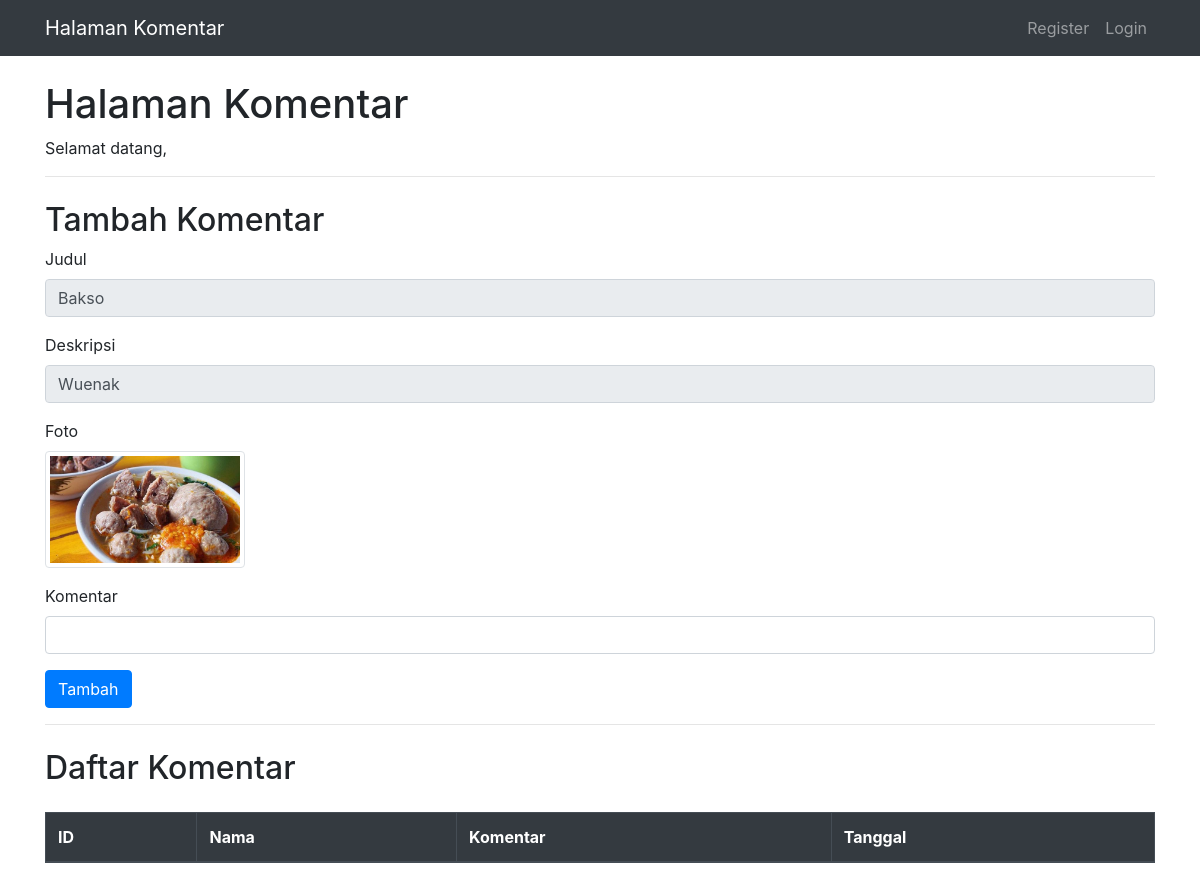
The app's page /gallery-master/komentar.php?fotoid=8 with its own data.
### tables this page shows
CREATE TABLE `foto` (
  `fotoid` int(11) NOT NULL,
  `judulfoto` varchar(255) NOT NULL,
  `deskripsifoto` text NOT NULL,
  `tanggalunggah` date NOT NULL,
  `lokasifile` varchar(255) NOT NULL,
  `albumid` int(11) NOT NULL,
  `userid` int(11) NOT NULL
);

### gallery-master/komentar.php (the view, shortened to what this page needs)
<!DOCTYPE html>
<html lang="en">
<head>
    <link href="https://stackpath.bootstrapcdn.com/bootstrap/4.5.2/css/bootstrap.min.css" rel="stylesheet">
</head>
<body>
    <nav class="navbar navbar-expand-lg navbar-dark bg-dark navbar-custom">
        <div class="container">
            <a class="navbar-brand" href="#">Halaman Komentar</a>
            <div class="collapse navbar-collapse" id="navbarSupportedContent">
                <ul class="navbar-nav ml-auto">
                    <?php
                        if(!isset($_SESSION['userid'])){
                    ?>
                            <li class="nav-item"><a class="nav-link" href="register.php">Register</a></li>
                            <li class="nav-item"><a class="nav-link" href="login.php">Login</a></li>
                    <?php
                        }
                    ?>
                </ul>
            </div>
        </div>
    </nav>
    <div class="container mt-4">
        <h1>Halaman Komentar</h1>
        <p>Selamat datang, <b><?=$_SESSION['namalengkap']?></b></p>
        <hr>
        <h2 class="mt-4">Tambah Komentar</h2>
        <form action="tambah_komentar.php" method="post">
            <?php
                include "koneksi.php";
                $fotoid=$_GET['fotoid'];
                $sql=mysqli_query($conn,"select * from foto where fotoid='$fotoid'");
                while($data=mysqli_fetch_array($sql)){
            ?>
            <div class="form-group">
                <label for="judul">Judul</label>
                <input type="text" class="form-control" id="judul" name="judulfoto" value="<?=$data['judulfoto']?>" readonly>
            </div>
            <div class="form-group">
                <label for="deskripsi">Deskripsi</label>
                <input type="text" class="form-control" id="deskripsi" name="deskripsifoto" value="<?=$data['deskripsifoto']?>" readonly>
            </div>
            <div class="form-group">
                <label for="foto">Foto</label>
                <br>
                <img src="gambar/<?=$data['lokasifile']?>" class="img-thumbnail" width="200px" alt="Foto">
            </div>
            <div class="form-group">
                <label for="komentar">Komentar</label>
                <input type="text" class="form-control" id="komentar" name="isikomentar">
            </div>
            <button type="submit" class="btn btn-primary">Tambah</button>
            <?php
                }
            ?>
        </form>
        <hr>
        <h2 class="mt-4">Daftar Komentar</h2>
        <div class="table-responsive mt-4">
            <table class="table table-bordered">
                <thead class="thead-dark">
                    <tr>
                        <th>ID</th>
                        <th>Nama</th>
                        <th>Komentar</th>
                        <th>Tanggal</th>
                    </tr>
                </thead>
            </table>
        </div>
    </div>
</body>
</html>

### gallery-master/komentar.php (style rules this page uses)
.navbar-custom { background-color: #007bff; }

### records on screen
foto: judulfoto "Bakso", deskripsifoto "Wuenak", lokasifile (picture)
